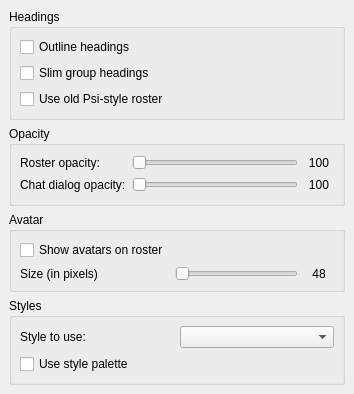
<ui version="4.0" >
 <class>OptAppearanceMisc</class>
 <widget class="QWidget" name="OptAppearanceMisc" >
  <property name="geometry" >
   <rect>
    <x>0</x>
    <y>0</y>
    <width>354</width>
    <height>394</height>
   </rect>
  </property>
  <property name="windowTitle" >
   <string>OptAppearanceMiscUI</string>
  </property>
  <layout class="QVBoxLayout" >
   <property name="margin" >
    <number>9</number>
   </property>
   <property name="spacing" >
    <number>6</number>
   </property>
   <item>
    <widget class="QGroupBox" name="groupBox4" >
     <property name="title" >
      <string>Headings</string>
     </property>
     <layout class="QGridLayout" >
      <property name="margin" >
       <number>8</number>
      </property>
      <property name="spacing" >
       <number>6</number>
      </property>
      <item row="0" column="0" >
       <widget class="QCheckBox" name="ck_outlineHeadings" >
        <property name="text" >
         <string>Outline headings</string>
        </property>
       </widget>
      </item>
      <item row="1" column="0" >
       <widget class="QCheckBox" name="ck_newHeadings" >
        <property name="text" >
         <string>Slim group headings</string>
        </property>
       </widget>
      </item>
      <item row="2" column="0" >
       <widget class="QCheckBox" name="cb_synapseStyle" >
        <property name="text" >
         <string>Use old Psi-style roster</string>
        </property>
       </widget>
      </item>
     </layout>
    </widget>
   </item>
   <item>
    <widget class="QGroupBox" name="gb_opacity" >
     <property name="title" >
      <string>Opacity</string>
     </property>
     <layout class="QGridLayout" >
      <property name="margin" >
       <number>8</number>
      </property>
      <property name="spacing" >
       <number>6</number>
      </property>
      <item row="1" column="1" >
       <widget class="QSlider" name="sl_chatdlgop" >
        <property name="minimum" >
         <number>10</number>
        </property>
        <property name="maximum" >
         <number>100</number>
        </property>
        <property name="orientation" >
         <enum>Qt::Horizontal</enum>
        </property>
       </widget>
      </item>
      <item row="1" column="2" >
       <widget class="QLabel" name="lb_chatdlgop_val" >
        <property name="minimumSize" >
         <size>
          <width>30</width>
          <height>0</height>
         </size>
        </property>
        <property name="text" >
         <string>100</string>
        </property>
        <property name="alignment" >
         <set>Qt::AlignCenter</set>
        </property>
       </widget>
      </item>
      <item row="0" column="1" >
       <widget class="QSlider" name="sl_rosterop" >
        <property name="minimum" >
         <number>10</number>
        </property>
        <property name="maximum" >
         <number>100</number>
        </property>
        <property name="orientation" >
         <enum>Qt::Horizontal</enum>
        </property>
       </widget>
      </item>
      <item row="0" column="0" >
       <widget class="QLabel" name="lb_rosterop" >
        <property name="text" >
         <string>Roster opacity:</string>
        </property>
       </widget>
      </item>
      <item row="0" column="2" >
       <widget class="QLabel" name="lb_rosterop_val" >
        <property name="minimumSize" >
         <size>
          <width>30</width>
          <height>0</height>
         </size>
        </property>
        <property name="text" >
         <string>100</string>
        </property>
        <property name="alignment" >
         <set>Qt::AlignCenter</set>
        </property>
       </widget>
      </item>
      <item row="1" column="0" >
       <widget class="QLabel" name="lb_chatdlgop" >
        <property name="text" >
         <string>Chat dialog opacity:</string>
        </property>
       </widget>
      </item>
     </layout>
    </widget>
   </item>
   <item>
    <widget class="QGroupBox" name="gb_avatar" >
     <property name="title" >
      <string>Avatar</string>
     </property>
     <layout class="QGridLayout" >
      <property name="margin" >
       <number>8</number>
      </property>
      <property name="spacing" >
       <number>6</number>
      </property>
      <item row="0" column="0" >
       <widget class="QCheckBox" name="cb_avatar" >
        <property name="text" >
         <string>Show avatars on roster</string>
        </property>
       </widget>
      </item>
      <item row="1" column="0" >
       <widget class="QLabel" name="lb_avatarSize" >
        <property name="text" >
         <string>Size (in pixels)</string>
        </property>
       </widget>
      </item>
      <item row="1" column="1" >
       <widget class="QSlider" name="sb_avatarSize" >
        <property name="minimum" >
         <number>10</number>
        </property>
        <property name="maximum" >
         <number>96</number>
        </property>
        <property name="orientation" >
         <enum>Qt::Horizontal</enum>
        </property>
       </widget>
      </item>
      <item row="1" column="2" >
       <widget class="QLabel" name="lb_avatar_val" >
        <property name="minimumSize" >
         <size>
          <width>30</width>
          <height>0</height>
         </size>
        </property>
        <property name="text" >
         <string>48</string>
        </property>
        <property name="alignment" >
         <set>Qt::AlignCenter</set>
        </property>
       </widget>
      </item>
     </layout>
    </widget>
   </item>
   <item>
    <widget class="QGroupBox" name="gb_styles" >
     <property name="title" >
      <string>Styles</string>
     </property>
     <layout class="QGridLayout" >
      <property name="margin" >
       <number>8</number>
      </property>
      <property name="spacing" >
       <number>6</number>
      </property>
      <item row="0" column="0" >
       <widget class="QLabel" name="lstyle" >
        <property name="text" >
         <string>Style to use:</string>
        </property>
       </widget>
      </item>
      <item row="0" column="1" >
       <widget class="QComboBox" name="cb_style" />
      </item>
      <item row="1" column="0" >
       <widget class="QCheckBox" name="ck_stylePalette" >
        <property name="text" >
         <string>Use style palette</string>
        </property>
       </widget>
      </item>
     </layout>
    </widget>
   </item>
  </layout>
 </widget>
 <layoutdefault spacing="6" margin="11" />
 <pixmapfunction>qPixmapFromMimeSource</pixmapfunction>
 <tabstops>
  <tabstop>ck_outlineHeadings</tabstop>
  <tabstop>ck_newHeadings</tabstop>
  <tabstop>sl_rosterop</tabstop>
  <tabstop>sl_chatdlgop</tabstop>
  <tabstop>cb_avatar</tabstop>
  <tabstop>sb_avatarSize</tabstop>
 </tabstops>
 <resources/>
 <connections>
  <connection>
   <sender>sl_rosterop</sender>
   <signal>valueChanged(int)</signal>
   <receiver>lb_rosterop_val</receiver>
   <slot>setNum(int)</slot>
   <hints>
    <hint type="sourcelabel" >
     <x>208</x>
     <y>134</y>
    </hint>
    <hint type="destinationlabel" >
     <x>320</x>
     <y>134</y>
    </hint>
   </hints>
  </connection>
  <connection>
   <sender>sl_chatdlgop</sender>
   <signal>valueChanged(int)</signal>
   <receiver>lb_chatdlgop_val</receiver>
   <slot>setNum(int)</slot>
   <hints>
    <hint type="sourcelabel" >
     <x>208</x>
     <y>159</y>
    </hint>
    <hint type="destinationlabel" >
     <x>320</x>
     <y>159</y>
    </hint>
   </hints>
  </connection>
  <connection>
   <sender>sb_avatarSize</sender>
   <signal>valueChanged(int)</signal>
   <receiver>lb_avatar_val</receiver>
   <slot>setNum(int)</slot>
   <hints>
    <hint type="sourcelabel" >
     <x>208</x>
     <y>159</y>
    </hint>
    <hint type="destinationlabel" >
     <x>320</x>
     <y>159</y>
    </hint>
   </hints>
  </connection>
 </connections>
</ui>
